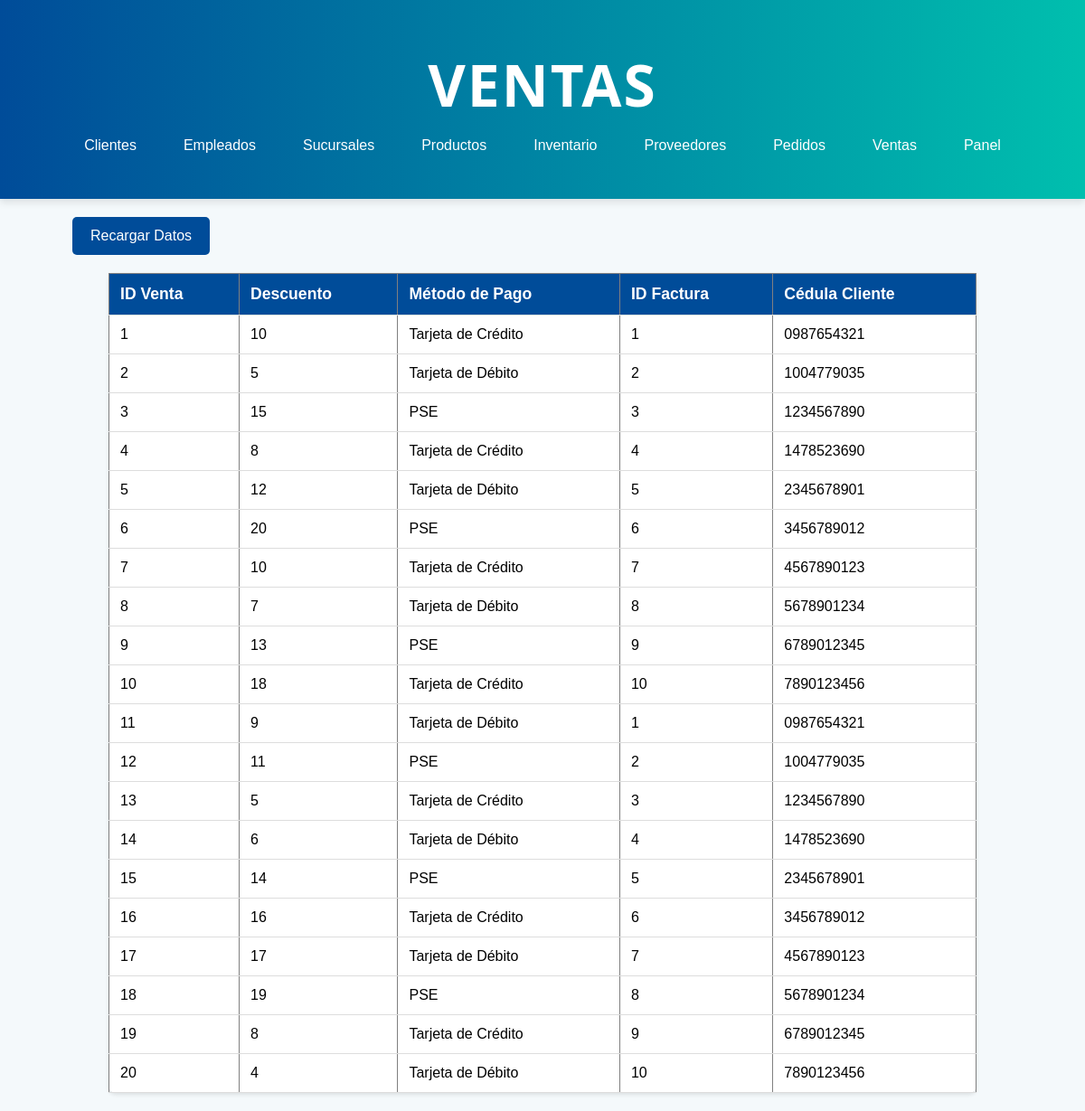
The app's page /venta.php, older data.
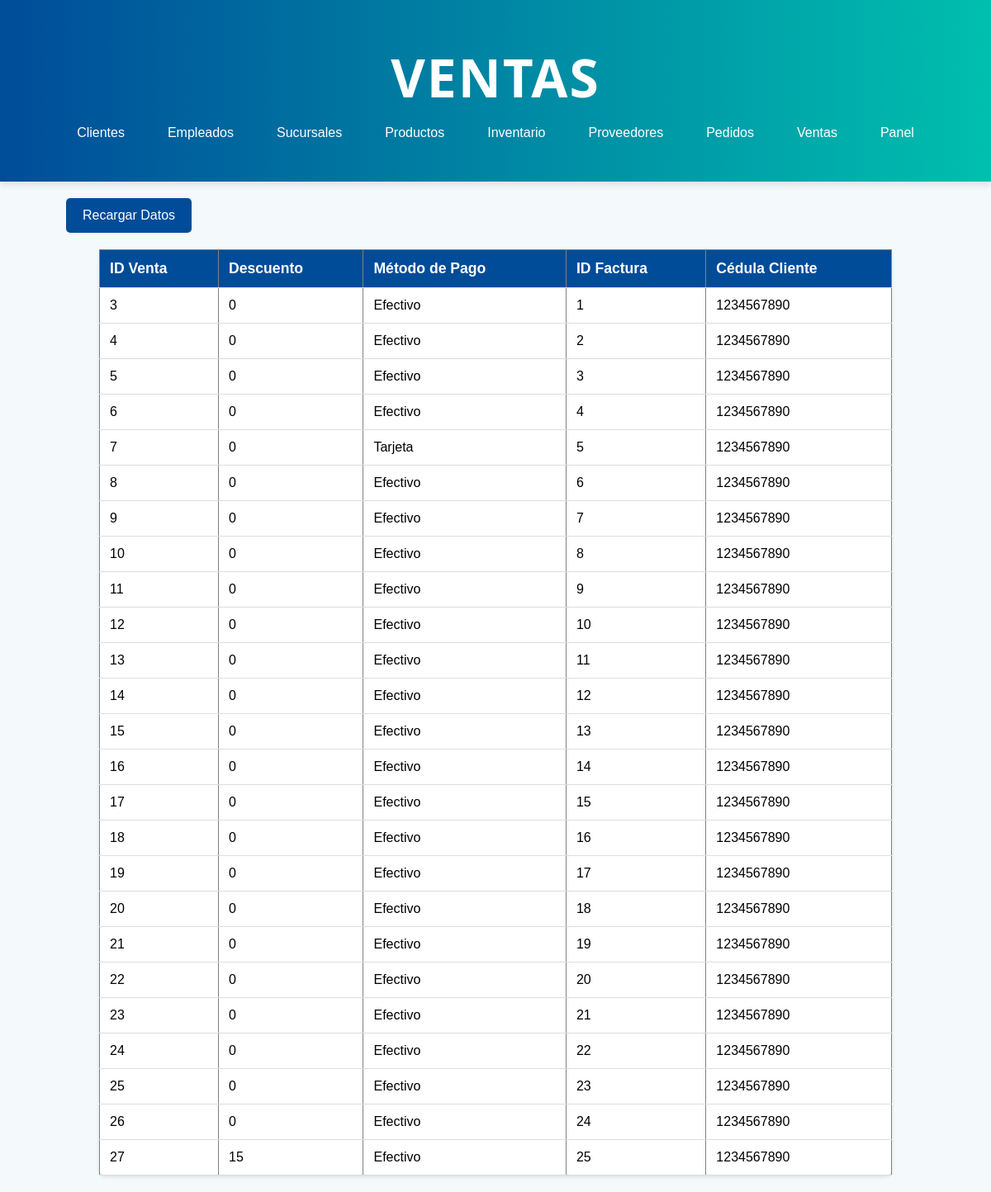
The same page, newer data.
### tables this page shows
CREATE TABLE `venta` (
  `idVenta` int(11) NOT NULL,
  `descuento` double NOT NULL,
  `metodoPago` int(11) NOT NULL,
  `idFactura` int(11) NOT NULL,
  `cedula` varchar(20) NOT NULL
);

CREATE TABLE `metodopago` (
  `idMetodoPago` int(11) NOT NULL,
  `nombre` varchar(100) NOT NULL
);

### venta.php (the view, shortened to what this page needs)
<?php
include('conexion.php');
$sql = "SELECT v.idVenta, v.descuento, m.nombre AS metodoPago, v.idFactura, v.cedula
        FROM venta v
        JOIN metodoPago m ON v.metodoPago = m.idMetodoPago ORDER BY v.idVenta ASC";
$resultado = $conn->query($sql);
$ventas = [];
if ($resultado->num_rows > 0) {
    while ($row = $resultado->fetch_assoc()) {
        $ventas[] = $row;
    }
} else {
    $ventas = [];
}
?>
<!DOCTYPE html>
<html lang="es">
<head>
    <link rel="stylesheet" href="css/stylesListas.css">
    <link rel="stylesheet" href="https://cdnjs.cloudflare.com/ajax/libs/font-awesome/5.15.4/css/all.min.css">
</head>
<body>
    <header>
        <h1>Ventas</h1>
        <nav>
            <ul>
                <li><a href="cliente.php">Clientes</a></li>
                <li><a href="empleado.php">Empleados</a></li>
                <li><a href="sucursal.php">Sucursales</a></li>
                <li><a href="producto.php">Productos</a></li>
                <li><a href="inventario.php">Inventario</a></li>
                <li><a href="proveedor.php">Proveedores</a></li>
                <li><a href="pedido.php">Pedidos</a></li>
                <li><a href="venta.php">Ventas</a></li>
                <li><a href="administrador.php">Panel</a></li>
            </ul>
        </nav>
    </header>
    <button onclick="recargarDatos()">Recargar Datos</button>
    <table border="1">
        <thead>
            <tr>
                <th>ID Venta</th>
                <th>Descuento</th>
                <th>Método de Pago</th>
                <th>ID Factura</th>
                <th>Cédula Cliente</th>
            </tr>
        </thead>
        <tbody id="datosVenta">
            <?php
            if (count($ventas) > 0) {
                foreach ($ventas as $venta) {
                    echo "<tr>";
                    echo "<td>" . $venta['idVenta'] . "</td>";
                    echo "<td>" . $venta['descuento'] . "</td>";
                    echo "<td>" . $venta['metodoPago'] . "</td>";
                    echo "<td>" . $venta['idFactura'] . "</td>";
                    echo "<td>" . $venta['cedula'] . "</td>";
                    echo "</tr>";
                }
            } else {
                echo "<tr><td colspan='5'>No se encontraron ventas.</td></tr>";
            }
            ?>
        </tbody>
    </table>
</body>
</html>

Row changes from the older to the newer data that the page shows:
removed venta: idVenta "1", descuento "10", metodoPago.nombre "Tarjeta de Crédito", idFactura "1", cedula "0987654321"
removed venta: idVenta "2", descuento "5", metodoPago.nombre "Tarjeta de Débito", idFactura "2", cedula "1004779035"
changed venta id 3: descuento "15" → "0"; metodoPago.nombre "PSE" → "Efectivo"; idFactura "3" → "1"
changed venta id 4: descuento "8" → "0"; metodoPago.nombre "Tarjeta de Crédito" → "Efectivo"; idFactura "4" → "2"; cedula "1478523690" → "1234567890"
changed venta id 5: descuento "12" → "0"; metodoPago.nombre "Tarjeta de Débito" → "Efectivo"; idFactura "5" → "3"; cedula "2345678901" → "1234567890"
changed venta id 6: descuento "20" → "0"; metodoPago.nombre "PSE" → "Efectivo"; idFactura "6" → "4"; cedula "3456789012" → "1234567890"
changed venta id 7: descuento "10" → "0"; metodoPago.nombre "Tarjeta de Crédito" → "Tarjeta"; idFactura "7" → "5"; cedula "4567890123" → "1234567890"
changed venta id 8: descuento "7" → "0"; metodoPago.nombre "Tarjeta de Débito" → "Efectivo"; idFactura "8" → "6"; cedula "5678901234" → "1234567890"
changed venta id 9: descuento "13" → "0"; metodoPago.nombre "PSE" → "Efectivo"; idFactura "9" → "7"; cedula "6789012345" → "1234567890"
changed venta id 10: descuento "18" → "0"; metodoPago.nombre "Tarjeta de Crédito" → "Efectivo"; idFactura "10" → "8"; cedula "7890123456" → "1234567890"
changed venta id 11: descuento "9" → "0"; metodoPago.nombre "Tarjeta de Débito" → "Efectivo"; idFactura "1" → "9"; cedula "0987654321" → "1234567890"
changed venta id 12: descuento "11" → "0"; metodoPago.nombre "PSE" → "Efectivo"; idFactura "2" → "10"; cedula "1004779035" → "1234567890"
changed venta id 13: descuento "5" → "0"; metodoPago.nombre "Tarjeta de Crédito" → "Efectivo"; idFactura "3" → "11"
changed venta id 14: descuento "6" → "0"; metodoPago.nombre "Tarjeta de Débito" → "Efectivo"; idFactura "4" → "12"; cedula "1478523690" → "1234567890"
changed venta id 15: descuento "14" → "0"; metodoPago.nombre "PSE" → "Efectivo"; idFactura "5" → "13"; cedula "2345678901" → "1234567890"
changed venta id 16: descuento "16" → "0"; metodoPago.nombre "Tarjeta de Crédito" → "Efectivo"; idFactura "6" → "14"; cedula "3456789012" → "1234567890"
changed venta id 17: descuento "17" → "0"; metodoPago.nombre "Tarjeta de Débito" → "Efectivo"; idFactura "7" → "15"; cedula "4567890123" → "1234567890"
changed venta id 18: descuento "19" → "0"; metodoPago.nombre "PSE" → "Efectivo"; idFactura "8" → "16"; cedula "5678901234" → "1234567890"
changed venta id 19: descuento "8" → "0"; metodoPago.nombre "Tarjeta de Crédito" → "Efectivo"; idFactura "9" → "17"; cedula "6789012345" → "1234567890"
changed venta id 20: descuento "4" → "0"; metodoPago.nombre "Tarjeta de Débito" → "Efectivo"; idFactura "10" → "18"; cedula "7890123456" → "1234567890"
added venta: idVenta "21", descuento "0", metodoPago.nombre "Efectivo", idFactura "19", cedula "1234567890"
added venta: idVenta "22", descuento "0", metodoPago.nombre "Efectivo", idFactura "20", cedula "1234567890"
added venta: idVenta "23", descuento "0", metodoPago.nombre "Efectivo", idFactura "21", cedula "1234567890"
added venta: idVenta "24", descuento "0", metodoPago.nombre "Efectivo", idFactura "22", cedula "1234567890"
added venta: idVenta "25", descuento "0", metodoPago.nombre "Efectivo", idFactura "23", cedula "1234567890"
added venta: idVenta "26", descuento "0", metodoPago.nombre "Efectivo", idFactura "24", cedula "1234567890"
added venta: idVenta "27", descuento "15", metodoPago.nombre "Efectivo", idFactura "25", cedula "1234567890"
